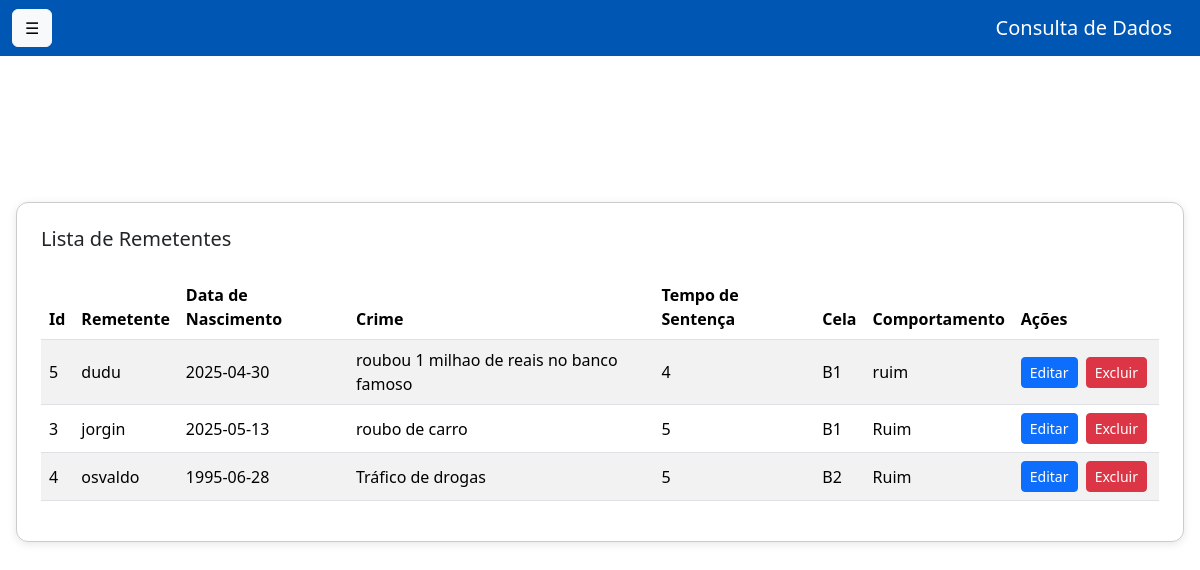
The page /consulta on the database as committed earlier.
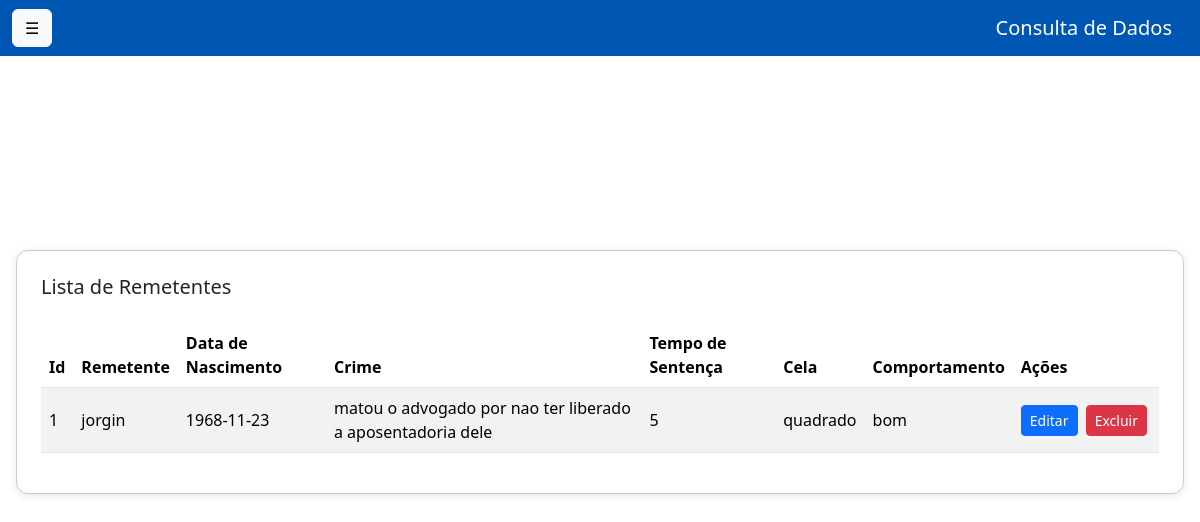
The same page on the database as committed later.
### tables this page shows
CREATE TABLE Remetentes (
    id INTEGER PRIMARY KEY AUTOINCREMENT,
    remetente TEXT NOT NULL,
    data_nascimento DATE NOT NULL,
    crime TEXT NOT NULL,
    tempo_sentenca TEXT NOT NULL,
    cela TEXT NOT NULL,
    comportamento TEXT NOT NULL
);

### main.py (the view)
@app.get("/consulta", response_class=HTMLResponse)
async def consulta_get(request: Request):
    consultas = repo.remetente_repo.obter_remetentes_por_pagina(12, 0)
    return templates.TemplateResponse("consulta.html", {
        "request": request,
        "consultas": consultas,
        "modo_edicao": None
    })

### templates/consulta.html (shortened to what this page needs)
<!DOCTYPE html>
<html lang="pt-br">
<head>
    <link href="https://cdn.jsdelivr.net/npm/bootstrap@5.3.6/dist/css/bootstrap.min.css" rel="stylesheet" />
</head>
<body>
    <nav class="navbar navbar-expand-lg navbar-dark navbar-custom">
        <div class="container-fluid">
            <button class="btn btn-light me-3" id="sidebarToggle">
                &#9776;
            </button>
            <a class="navbar-brand" href="#">Consulta de Dados</a>
        </div>
    </nav>
    <div class="centered-content">
        <div class="card p-4">
            <h5 class="card-title mb-4">Lista de Remetentes</h5>
            <div class="table-responsive">
                <table class="table table-striped align-middle">
                    <thead>
                        <tr>
                            <th>Id</th>
                            <th>Remetente</th>
                            <th>Data de Nascimento</th>
                            <th>Crime</th>
                            <th>Tempo de Sentença</th>
                            <th>Cela</th>
                            <th>Comportamento</th>
                            <th>Ações</th>
                        </tr>
                    </thead>
                    <tbody>
                        {% for consulta in consultas %}
                        <tr>
                            <form method="post" action="/atualizar">
                                <td>{{ consulta.id }}
                                </td>
                                <td>
                                    <span class="text-span">{{ consulta.remetente }}</span>
                                </td>
                                <td>
                                    <span class="text-span">{{ consulta.data_nascimento }}</span>
                                </td>
                                <td>
                                    <span class="text-span">{{ consulta.crime }}</span>
                                </td>
                                <td>
                                    <span class="text-span">{{ consulta.tempo_sentenca }}</span>
                                </td>
                                <td>
                                    <span class="text-span">{{ consulta.cela }}</span>
                                </td>
                                <td>
                                    <span class="text-span">{{ consulta.comportamento }}</span>
                                </td>
                                <td class="acoes">
                                    <button type="button" class="btn btn-sm btn-primary btn-editar">Editar</button>
                                    <form method="post" action="/excluir/{{ consulta.id }}" style="display:inline;">
                                        <button type="submit" class="btn btn-sm btn-danger">Excluir</button>
                                    </form>
                                </td>
                            </form>
                        </tr>
                        {% endfor %}
                    </tbody>
                </table>
            </div>
        </div>
    </div>
</body>
</html>

### templates/consulta.html (style rules this page uses)
.navbar { position: fixed; top: 0; width: 100%; z-index: 1001; }
.navbar-custom { background-color: #0056b3; }
#sidebarToggle { width: 40px; }
.centered-content { display: flex; justify-content: center; align-items: center; height: calc(100vh - 56px); padding: 1rem; }
.card { border: 1px solid #ccc; border-radius: 12px; box-shadow: 0 2px 8px rgba(0, 0, 0, 0.1); background-color: white; width: 100%; max-width: 1200px; }
.acoes { white-space: nowrap; }
.btn-sm { margin-right: 4px; }

Rows that differ between the two databases and show on the page:
removed Remetentes: id "5", remetente "dudu", data_nascimento "2025-04-30", crime "roubou 1 milhao de reais no banco famoso", tempo_sentenca "4", cela "B1", comportamento "ruim"
removed Remetentes: id "3", remetente "jorgin", data_nascimento "2025-05-13", crime "roubo de carro", tempo_sentenca "5", cela "B1", comportamento "Ruim"
removed Remetentes: id "4", remetente "osvaldo", data_nascimento "1995-06-28", crime "Tráfico de drogas", tempo_sentenca "5", cela "B2", comportamento "Ruim"
added Remetentes: id "1", remetente "jorgin", data_nascimento "1968-11-23", crime "matou o advogado por nao ter liberado a aposentadoria dele", tempo_sentenca "5", cela "quadrado", comportamento "bom"
